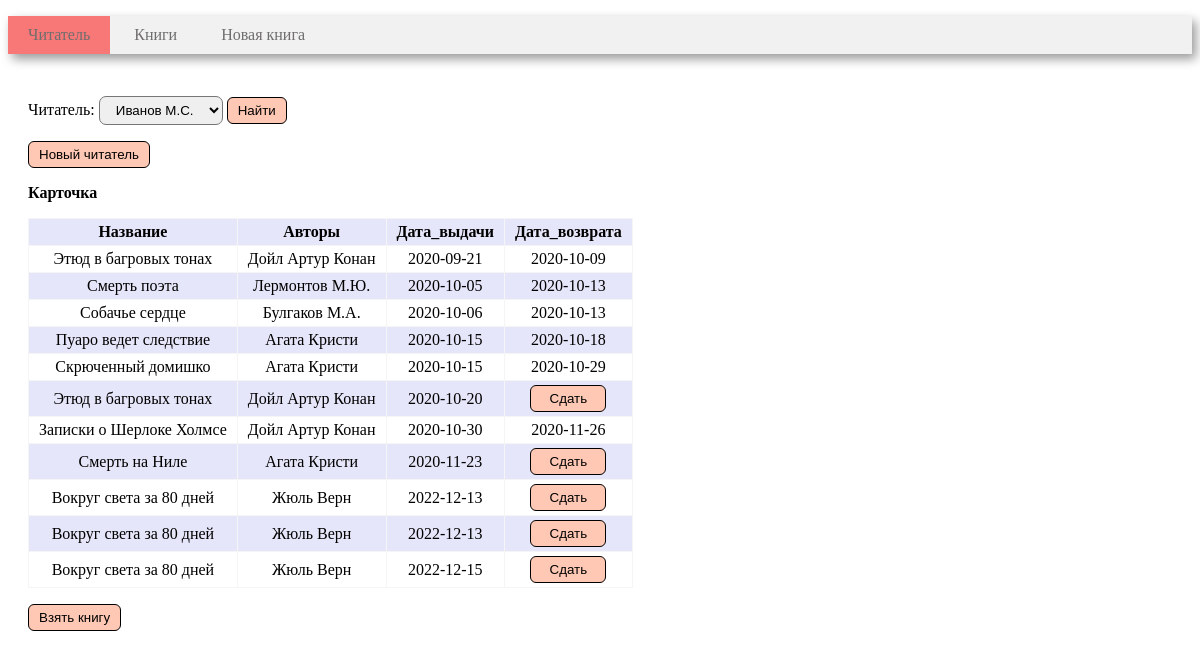
Before: / with the older database file.
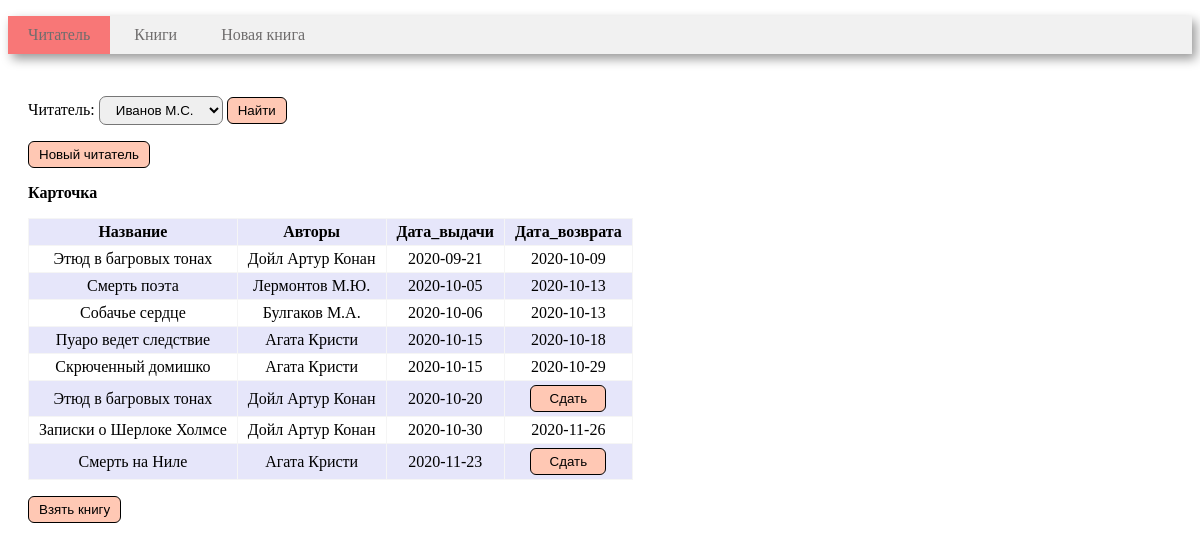
After: the same page with the newer database file.
### tables this page shows
CREATE TABLE reader (
       reader_id INTEGER PRIMARY KEY AUTOINCREMENT,
	   reader_name VARCHAR(30)
);

CREATE TABLE book (
      book_id INTEGER PRIMARY KEY AUTOINCREMENT, 
	  title VARCHAR(80),
      genre_id int, 
      publisher_id INT,
      year_publication INT,
      available_numbers INT, 
      FOREIGN KEY (genre_id)  REFERENCES genre (genre_id) ON DELETE CASCADE,
      FOREIGN KEY (publisher_id)  REFERENCES publisher (publisher_id) ON DELETE CASCADE
);

CREATE TABLE book_reader (
      book_reader_id INTEGER PRIMARY KEY AUTOINCREMENT, 
      book_id int, 
      reader_id INT,
	  borrow_date DATE, 
	  return_date DATE,
      FOREIGN KEY (book_id)  REFERENCES book (book_id) ON DELETE CASCADE,
      FOREIGN KEY (reader_id)  REFERENCES reader (reader_id) ON DELETE CASCADE
);

### controllers/index.py (the view)
@app.route('/', methods=['get'])
def index():
    conn = get_db_connection()
    if request.values.get('reader'):
        reader_id = int(request.values.get('reader'))
        session['reader_id'] = reader_id
    elif request.values.get('new_reader'):
        html = render_template('new_reader.html')
        return html
    elif request.values.get('new_reader_fio'):
        new_reader = request.values.get('new_reader_fio')
        session['reader_id'] = int(get_new_reader(conn, new_reader))
    elif request.values.get('return'):
        book_reader_id = int(request.values.get('return'))
        return_book(conn, book_reader_id)
    elif 'reader_id' not in session:
        session['reader_id'] = 1
    df_reader = get_reader(conn)
    df_book_reader = get_book_reader(conn, session['reader_id'])
    html = render_template(
        'index.html',
        reader_id=session['reader_id'],
        combo_box=df_reader,
        book_reader=df_book_reader,
        len=len
    )
    return html

### models/index_model.py (called while the page is built)
def get_reader(conn):
    return pandas.read_sql(
        '''
        SELECT * FROM reader
        ''', conn)

def get_book_reader(conn, reader_id):
    return pandas.read_sql('''
 WITH get_authors( book_id, authors_name)
 AS(
 SELECT book_id, GROUP_CONCAT(author_name)
 FROM author JOIN book_author USING(author_id)
 GROUP BY book_id
 )
 SELECT title AS Название, authors_name AS Авторы,
 borrow_date AS Дата_выдачи, return_date AS Дата_возврата,
 book_reader_id
 FROM
 reader
 JOIN book_reader USING(reader_id)
 JOIN book USING(book_id)
 JOIN get_authors USING(book_id)
 WHERE reader.reader_id = :id
 ORDER BY 3
 ''', conn, params={"id": reader_id})

### utils.py (called while the page is built)
def get_db_connection():
    return sqlite3.connect('library.sqlite')

### templates/index.html (shortened to what this page needs)
<!DOCTYPE HTML>
<html>
<head>
    <link rel="stylesheet" type="text/css" href="/static/css/style.css"/>
    {% macro render_table(table_name, relation, id) %}
        <p>
            <b>{{ table_name }} </b>
        </p>
        {% set n = len(relation) %}
        <table>
        <thead>
            <tr>
                {% for name in relation.dtypes.index %}
                    {% if name != id %}
                        <th>{{ name }}</th>
                    {% endif %}
                {% endfor %}
            </tr>
        </thead>
            <tbody>
            {% for i in range(n) %}
                <tr>
                    {% for name in relation.dtypes.index %}
                        {% if name != id %}
                            <td>
                                {% if relation.loc[i][name] == None %}
                                    <form action='' method="get">
                                        <input type="submit" class="button" value="Сдать" style="width: 76px;">
                                    </form>
                                {% else %}
                                    {{ relation.loc[i][name] }}
                                {% endif %}
                            </td>
                        {% endif %}
                    {% endfor %}
                </tr>
            {% endfor %}
            </tbody>
        </table>
    {% endmacro %}
    {% macro render_readers_list(combo_box) %}
        <label>
            <select name=reader>
                {% for i in range(len(combo_box)) %}
                    {% if reader_id==combo_box.iloc[i][0] %}
                        <option value={{ combo_box.iloc[i][0] }} selected>{{ combo_box.iloc[i][1] }}</option>
                    {% else %}
                        <option value={{ combo_box.iloc[i][0] }}>{{ combo_box.iloc[i][1] }}</option>
                    {% endif %}
                {% endfor %}
            </select>
        </label>
    {% endmacro %}
</head>
<body>
<div class=menu>
    <ul>
        <li class=active><a href={{ url_for("index") }}>Читатель</a></li>
        <li><a href={{ url_for("book_search") }}>Книги</a></li>
        <li><a href={{ url_for("new_book") }}>Новая книга</a></li>
    </ul>
</div>
<div class=block>
    <p>
    <form action='' method="get">
        Читатель:
        {{ render_readers_list(combo_box) }}
        <input type="submit" class="button" value="Найти">
    </form>
    </p>
    <p>
    <form action="{{ url_for('index') }}" method="get">
        <input type="submit" class="button" name="new_reader" value="Новый читатель">
    </form>
    </p>
    {{ render_table("Карточка",book_reader, "book_reader_id") }}
    <p>
    <form action="{{ url_for('book_search') }}" method="get">
        <input type="submit" class="button" value="Взять книгу">
    </form>
    </p>
</div>
</body>
</html>

### static/css/style.css (style rules this page uses)
.menu { background-color: #f1f1f1; box-shadow: 4px 5px 10px rgba(0, 0, 0, 0.4); width: 100%; }
.menu li { display: inline-block; vertical-align: top; color: #6f6d6d; padding: 10px; }
.menu a { text-decoration: none; color: #6f6d6d; padding: 10px; }
.menu ul { padding: 0; }
.active { background-color: #f87777; color: #f8f8f8; }
.block { padding: 10px 20px; }
select { width: fit-content; padding: 5px; border-radius: 7px; text-align: center; }
input { width: auto; padding: 5px; border-radius: 4px; text-align: center; }
.button { cursor: pointer; background-color: #ffc8b4; border: 1px solid black; border-radius: 6px; padding: 5px 10px; }
table { border-collapse: collapse; }
table tbody tr:nth-child(odd) { background: white; }
table tbody tr:nth-child(even) { background: lavender; }
table thead tr { background: lavender; }
table td, table th, table tr { border: 1px solid whitesmoke; padding: 4px 10px; text-align: center; }

Changed rows visible on the page:
no longer on this page (row edited): book: title "Вокруг света за 80 дней" "Вокруг света за 80 дней" "Вокруг света за 80 дней"
removed book_reader: borrow_date "2022-12-13"
removed book_reader: borrow_date "2022-12-13"
removed book_reader: borrow_date "2022-12-15"
Other visible differences:
list line gone: "Жюль Верн Сдать"
